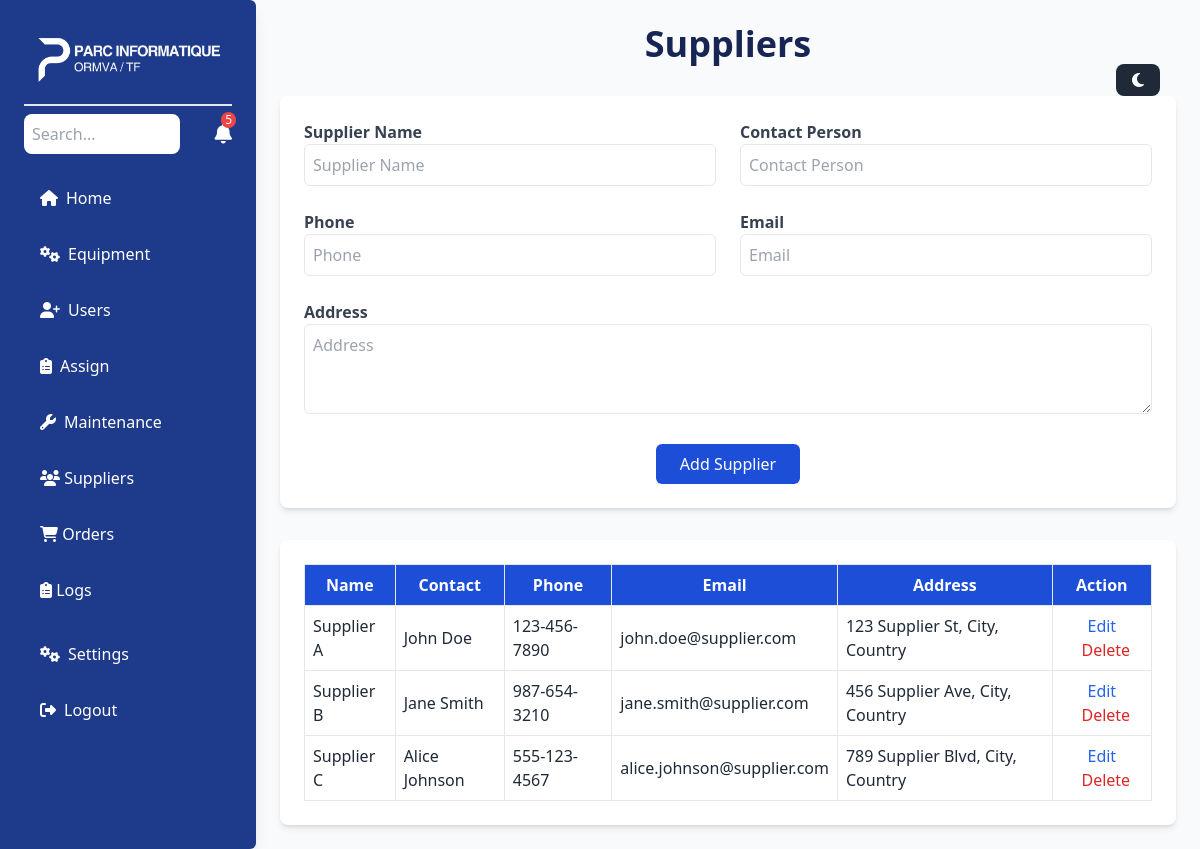
/suppliers.php, run on the app's committed database.
### tables this page shows
CREATE TABLE `suppliers` (
  `id` int(11) NOT NULL,
  `name` varchar(100) NOT NULL,
  `contact_person` varchar(100) DEFAULT NULL,
  `phone` varchar(20) DEFAULT NULL,
  `email` varchar(100) DEFAULT NULL,
  `address` text DEFAULT NULL,
  `created_at` timestamp NOT NULL DEFAULT current_timestamp()
);

### suppliers.php (the view, shortened to what this page needs)
<?php
include 'db.php';
$sql = "SELECT * FROM suppliers";
$result = $conn->query($sql);
?>
<!DOCTYPE html>
<html lang="en">
<head>
    <script src="https://cdn.tailwindcss.com"></script>
</head>
<body class="bg-gray-50 text-gray-800">
<div id="sidebar" class="md:flex hidden w-64 bg-blue-900 rounded-r-md scroll-m-10 text-white p-6 fixed top-0 left-0 h-full shadow-lg transform -translate-x-full md:translate-x-0 transition-transform duration-300 overflow-y-auto custom-scrollbar">
    <div class="space-y-6 w-full">
        <div class="logo w-full border-b-2 -mt-10 mx-auto sticky -top-6 bg-blue-900 z-10 ">
            <img src="assets/logo.png" alt="" class="w-48 -mb-4 mx-auto">
        </div>
        <div class="flex justify-between items-center">
            <input type="text" placeholder="Search..." class="w-3/4 p-2 text-black rounded-lg focus:outline-none focus:ring-2 focus:ring-blue-500" aria-label="Search">
            <button class="relative text-xl" aria-label="Notifications">
                <i class="fas fa-bell"></i>
                <span class="absolute top-0 -mt-2 -mr-1 right-0 bg-red-500 text-white text-xs px-1 rounded-full">5</span>
            </button>
        </div>
        <div class="space-y-4 mt-6">
            <a href="index.php" class="flex items-center space-x-2 hover:bg-blue-700 px-4 py-2 rounded-lg">
                <i class="fas fa-home"></i>
                <span>Home</span>
            </a>
            <a href="equipment.php" class="flex items-center space-x-2 hover:bg-blue-700 px-4 py-2 rounded-lg">
                <i class="fas fa-cogs"></i>
                <span>Equipment</span>
            </a>
            <a href="addUser.php" class="flex items-center space-x-2 hover:bg-blue-700 px-4 py-2 rounded-lg">
                <i class="fas fa-user-plus"></i>
                <span>Users</span>
            </a>
            <a href="assign.php" class="flex items-center space-x-2 hover:bg-blue-700 px-4 py-2 rounded-lg">
                <i class="fas fa-clipboard-list"></i>
                <span>Assign</span>
            </a>
            <a href="maintenance.php" class="flex items-center space-x-2 hover:bg-blue-700 px-4 py-2 rounded-lg">
                <i class="fas fa-wrench"></i>
                <span>Maintenance</span>
            </a>
            <a href="suppliers.php" class="block py-2 px-4 hover:bg-blue-700">
                <i class="fas fa-users"></i>
                <span>Suppliers</span>
            </a>
                <a href="orders.php" class="block py-2 px-4 hover:bg-blue-700">
                    <i class="fas fa-shopping-cart"></i>
                    <span>Orders</span>
                </a>
                <a href="logs.php" class="block py-2 px-4 hover:bg-blue-700">
                    <i class="fas fa-clipboard-list"></i>
                    <span>Logs</span>
                </a>
        </div>
        <div class="mt-8 space-y-4">
            <a href="settings.html" class="flex items-center space-x-2 hover:bg-blue-700 px-4 py-2 rounded-lg">
                <i class="fas fa-cogs"></i>
                <span>Settings</span>
            </a>
<a href="#" id="logoutBtn" class="flex mb-4 items-center space-x-2 hover:bg-blue-700 px-4 py-2 rounded-lg">
    <i class="fas fa-sign-out-alt"></i>
    <span>Logout</span>
</a>
        </div>
    </div>
</div>
    <div class="p-6 fixed top-4 mt-6 right-4 z-50">
        <button id="darkModeToggle" class="bg-gray-800 text-white px-4 py-2 rounded-lg flex items-center hover:bg-gray-600 transition-colors duration-300">
            <i id="darkModeIcon" class="fas fa-moon"></i>
        </button>
    </div>
    <div class="ml-64 p-6">
        <h2 class="text-4xl font-bold text-center mb-8 text-blue-950">Suppliers</h2>
        <form method="post" class="bg-white p-6 rounded-lg shadow-md mb-8">
            <div class="grid md:grid-cols-2 gap-6">
                <div>
                    <label class="block text-gray-700 font-semibold">Supplier Name</label>
                    <input type="text" name="name" placeholder="Supplier Name" class="w-full p-2 border rounded-md focus:ring-2 focus:ring-blue-600" required>
                </div>
                <div>
                    <label class="block text-gray-700 font-semibold">Contact Person</label>
                    <input type="text" name="contact" placeholder="Contact Person" class="w-full p-2 border rounded-md focus:ring-2 focus:ring-blue-600">
                </div>
                <div>
                    <label class="block text-gray-700 font-semibold">Phone</label>
                    <input type="text" name="phone" placeholder="Phone" class="w-full p-2 border rounded-md focus:ring-2 focus:ring-blue-600">
                </div>
                <div>
                    <label class="block text-gray-700 font-semibold">Email</label>
                    <input type="email" name="email" placeholder="Email" class="w-full p-2 border rounded-md focus:ring-2 focus:ring-blue-600">
                </div>
                <div class="md:col-span-2">
                    <label class="block text-gray-700 font-semibold">Address</label>
                    <textarea name="address" placeholder="Address" class="w-full p-2 border rounded-md focus:ring-2 focus:ring-blue-600" rows="3"></textarea>
                </div>
                <div class="md:col-span-2 text-center">
                    <button type="submit" name="add_supplier" class="bg-blue-700 text-white px-6 py-2 rounded-md hover:bg-blue-800 transition">Add Supplier</button>
                </div>
            </div>
        </form>
        <div class="bg-white p-6 rounded-lg shadow-md">
            <table class="w-full border-collapse">
                <thead>
                    <tr class="bg-blue-700 text-white">
                        <th class="p-2 border">Name</th>
                        <th class="p-2 border">Contact</th>
                        <th class="p-2 border">Phone</th>
                        <th class="p-2 border">Email</th>
                        <th class="p-2 border">Address</th>
                        <th class="p-2 border">Action</th>
                    </tr>
                </thead>
                <tbody>
                    <?php while ($row = $result->fetch_assoc()): ?>
                    <tr class="hover:bg-gray-100">
                        <td class="p-2 border"><?= $row['name'] ?></td>
                        <td class="p-2 border"><?= $row['contact_person'] ?></td>
                        <td class="p-2 border"><?= $row['phone'] ?></td>
                        <td class="p-2 border"><?= $row['email'] ?></td>
                        <td class="p-2 border"><?= $row['address'] ?></td>
                        <td class="p-2 border text-center">
                            <a href="edit_supplier.php?id=<?= $row['id'] ?>" class="text-blue-600 hover:underline">Edit</a>
                            <a href="delete_supplier.php?id=<?= $row['id'] ?>" class="text-red-600 hover:underline ml-2">Delete</a>
                        </td>
                    </tr>
                    <?php endwhile; ?>
                </tbody>
            </table>
        </div>
    </div>
</body>
</html>

### data on the page
suppliers: name "Supplier A", contact_person "John Doe", phone "123-456-7890", email "john.doe@supplier.com", address "123 Supplier St, City, Country"
suppliers: name "Supplier B", contact_person "Jane Smith", phone "987-654-3210", email "jane.smith@supplier.com", address "456 Supplier Ave, City, Country"
suppliers: name "Supplier C", contact_person "Alice Johnson", phone "555-123-4567", email "alice.johnson@supplier.com", address "789 Supplier Blvd, City, Country"
